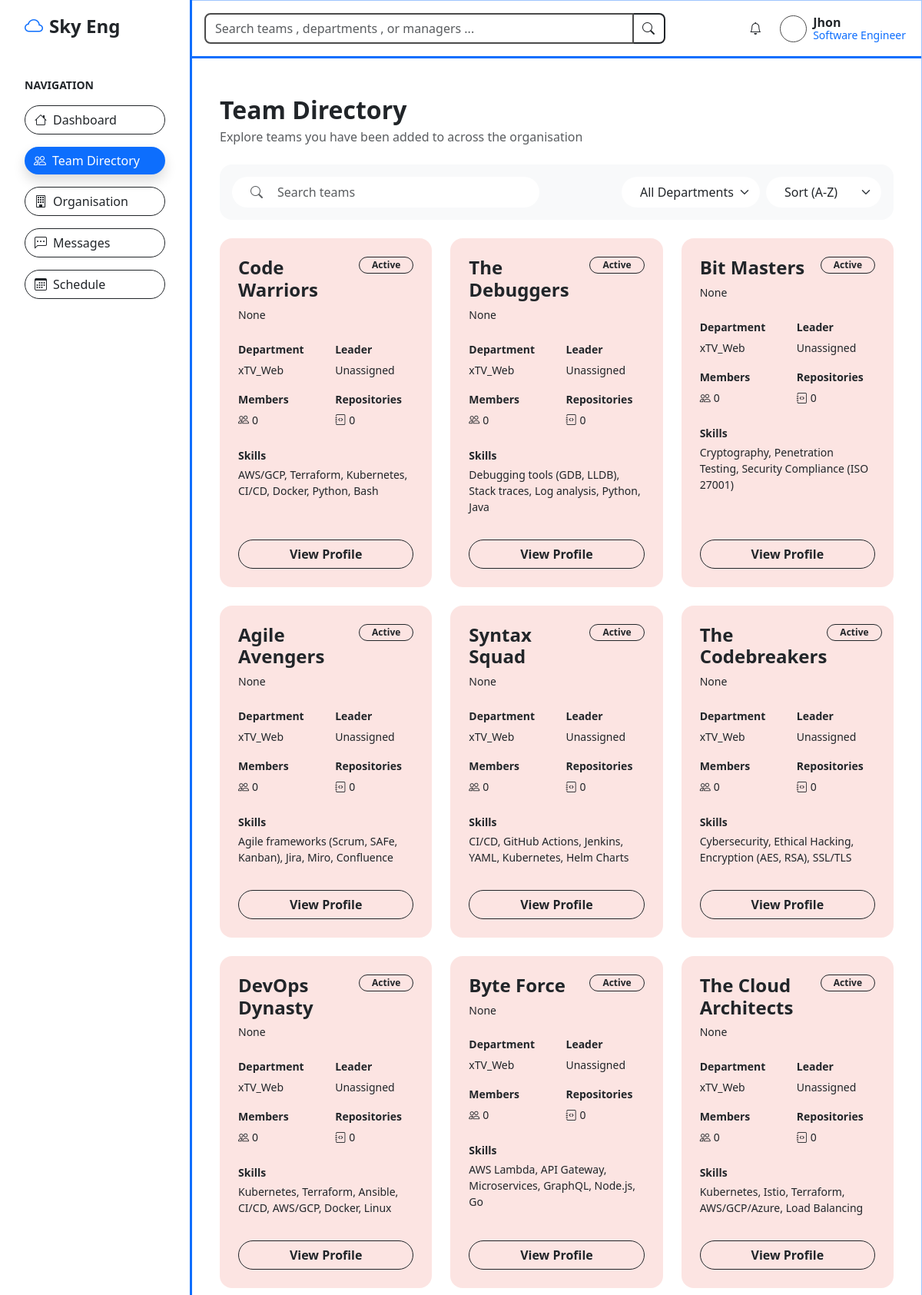
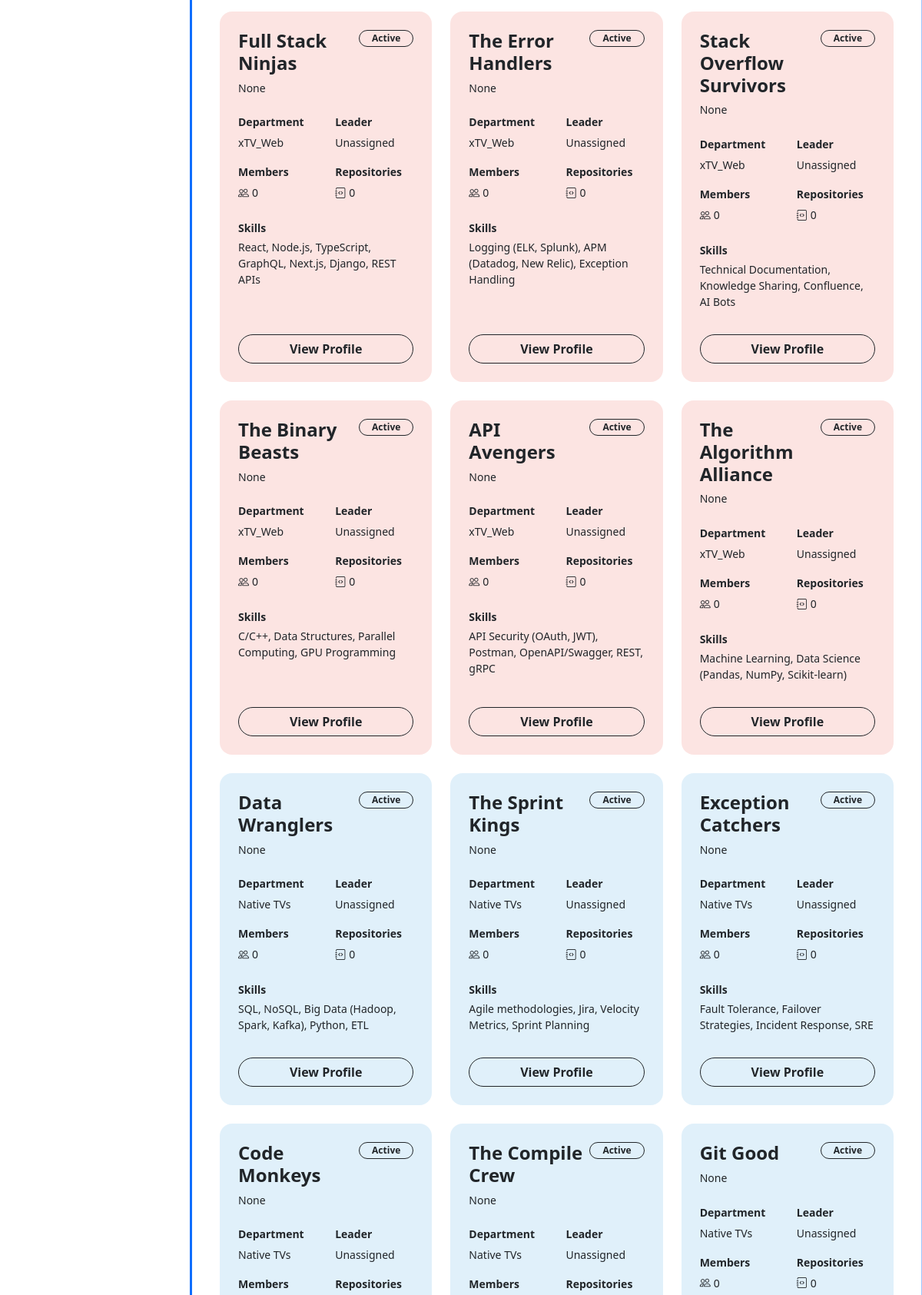
Page /teams/teams/ (signed in, upper part) on the committed database (2 pictures, top to bottom).
### apps/teams/models.py (models this page shows, shortened)
class Team(models.Model):
    department = models.ForeignKey(Department, on_delete=models.CASCADE, related_name='teams')
    manager_user = models.ForeignKey(User, on_delete=models.SET_NULL, null=True, blank=True, related_name='managed_teams')
    team_name = models.CharField(max_length=150)
    leader_name = models.CharField(max_length=150, blank=True, null=True)
    responsibilities = models.TextField(blank=True, null=True)  # Used in Overview Tab
    purpose = models.TextField(blank=True, null=True)           # Used in Overview Tab
    description = models.TextField(blank=True, null=True)       # Used for Directory Cards
    status = models.CharField(max_length=50, default='Active')
    skills = models.CharField(max_length=500, blank=True, null=True)
    dev_focus = models.TextField(blank=True, null=True)
    jira_project_name = models.CharField(max_length=200, blank=True, null=True)
    jira_board_url = models.URLField(blank=True, null=True)
    slack_channel = models.CharField(max_length=200, blank=True, null=True)
    standup_time = models.TimeField(blank=True, null=True)
    standup_link = models.URLField(blank=True, null=True)
    wiki_url = models.URLField(blank=True, null=True)
    created_date = models.DateTimeField(auto_now_add=True)
    disbanded_at = models.DateTimeField(null=True, blank=True)

class Department(models.Model):
    organisation = models.ForeignKey(Organisation, on_delete=models.CASCADE, related_name='departments')
    department_name = models.CharField(max_length=150)
    dept_description = models.TextField(blank=True, null=True)
    dept_leader_user = models.ForeignKey(User, on_delete=models.SET_NULL, null=True, blank=True, related_name='led_departments')
    specialisation = models.CharField(max_length=150, blank=True, null=True)

### apps/teams/views.py (the view)
# urls.py: path('teams/', views.views_list, name='teams_list'),
def views_list(request):
    teams = Team.objects.select_related('department', 'manager_user') \
                        .prefetch_related('team_members__user', 'repositories')
    search_query = request.GET.get('search', '')
    dept_filter = request.GET.get('department', '')
    if search_query:
        teams = teams.filter(team_name__icontains=search_query)
    if dept_filter:
        teams = teams.filter(department_id=dept_filter)
    all_departments = Department.objects.all()
    context = {
        'teams': teams,
        'all_departments': all_departments,
        'dept_colours_json': json.dumps(DEPT_COLOURS),
    }
    return render(request, 'teams/teams.html', context)

### templates/teams/teams.html (shortened to what this page needs)
{% extends 'base.html' %}
{% block content %}
<div class="container-fluid py-4">
    <div class="mb-4">
        <h2 class="mb-1 fw-bold">Team Directory</h2>
        <p class="text-muted mb-4">Explore teams you have been added to across the organisation</p>
        <div class="rounded-4 p-3 d-flex flex-wrap gap-3 align-items-center justify-content-between" style="background-color: #f8f9fa;">
            <form method="GET" action="{% url 'teams:teams_list' %}" class="d-flex flex-wrap gap-3 align-items-center w-100 m-0">
                <div class="input-group flex-grow-1" style="max-width: 400px;">
                    <span class="input-group-text bg-white border-0 rounded-start-pill ps-4 pe-2"><i class="bi bi-search text-muted"></i></span>
                    <input type="text" name="search" value="{{ request.GET.search }}" class="form-control bg-white border-0 py-2 rounded-end-pill shadow-none" placeholder="Search teams">
                </div>
                <div class="d-flex gap-2 ms-auto">
                    <select name="department" class="form-select bg-white border-0 py-2 px-4 rounded-pill shadow-none fw-medium" style="min-width: 180px;" onchange="this.form.submit()">
                        <option value="">All Departments</option>
                    </select>
                    <select class="form-select bg-white border-0 py-2 px-4 rounded-pill shadow-none fw-medium" style="min-width: 150px;">
                        <option>Sort (A-Z)</option>
                    </select>
                </div>
            </form>
        </div>
    </div>
    <div class="row g-4">
        {% for team in teams %}
        <div class="col-12 col-md-6 col-xl-4">
            <div class="card h-100 border-0 rounded-4"
                 data-dept-colour="{{ team.department.department_name }}"
                 style="background-color: #e2e4e6;">
                <div class="card-body p-4 d-flex flex-column">
                    <div class="d-flex justify-content-between align-items-start mb-2">
                        <h4 class="fw-bold mb-0 text-dark">{{ team.team_name }}</h4>
                        <span class="badge rounded-pill border border-dark text-dark px-3 py-1 fw-bold" style="background-color: transparent;">
                            {{ team.status }}
                        </span>
                    </div>
                    <p class="text-dark small mb-4" style="line-height: 1.4;">
                        {{ team.description|truncatewords:15|default:"Lorem Ipsum is simply dummy text of the printing and typesetting industry." }}
                    </p>
                    <div class="row mb-3">
                        <div class="col-6">
                            <small class="text-dark fw-bold d-block mb-1">Department</small>
                            <span class="text-dark small">{{ team.department.department_name }}</span>
                        </div>
                        <div class="col-6">
                            <small class="text-dark fw-bold d-block mb-1">Leader</small>
                            <span class="text-dark small">
                                {% if team.manager_user %}
                                    {{ team.manager_user.first_name }} {{ team.manager_user.last_name|default:team.manager_user.username }}
                                {% else %}
                                    Unassigned
                                {% endif %}
                            </span>
                        </div>
                    </div>
                    <div class="row mb-4">
                        <div class="col-6">
                            <small class="text-dark fw-bold d-block mb-1">Members</small>
                            <span class="text-dark small"><i class="bi bi-people me-1"></i>{{ team.team_members.all|length }}</span>
                        </div>
                        <div class="col-6">
                            <small class="text-dark fw-bold d-block mb-1">Repositories</small>
                            <span class="text-dark small"><i class="bi bi-journal-code me-1"></i>{{ team.repositories.all|length }}</span>
                        </div>
                    </div>
                    <div class="mb-4">
                        <small class="text-dark fw-bold d-block mb-1">Skills</small>
                        <p class="mb-0 text-dark small">{{ team.skills|default:"AWS/GCP, Terraform, Kubernetes, CI/CD, Docker" }}</p>
                    </div>
                    <div class="mt-auto pt-2">
                        <a href="{% url 'teams:team_detail' team.id %}" class="btn border border-dark text-dark w-100 rounded-pill fw-bold hover-dark" style="background-color: transparent;">
                            View Profile
                        </a>
                    </div>
                </div>
            </div>
        </div>
        {% endfor %}
    </div>
</div>
{% endblock %}

### templates/components/topbar.html
<div class="border-bottom border-primary border-3 p-3 d-flex align-items-center justify-content-between gap-3 flex-wrap">
    <div class="portal-search-wrap">
        <div class="input-group">
            <input
                type="text"
                class="form-control rounded-start-3 portal-search-input"
                placeholder="Search teams , departments , or managers ..."
            >
            <span class="input-group-text bg-white border-2 border-start-0 border-dark rounded-end-3">
                <i class="bi bi-search"></i>
            </span>
        </div>
    </div>
    <div class="d-flex align-items-center gap-4 pe-1">
        <i class="bi bi-bell"></i>
        <div class="d-flex align-items-center gap-2">
            <span class="profile-avatar"></span>
            <div class="lh-1">
                <div class="fw-semibold">
                    {% if request.user.first_name %}
                        {{ request.user.first_name }} {{ request.user.last_name }}
                    {% else %}
                        {{ request.user.username }}
                    {% endif %}
                </div>
                <small class="text-primary">
                    Software Engineer
                </small>
            </div>
        </div>
    </div>
</div>

### templates/base.html (style rules this page uses)
html, body { height: 100%; }
body { overflow: hidden; }
.portal-search-wrap { max-width: 600px; width: 100%; }
.portal-search-input { border: 2px solid #4b4b4b; font-size: 1rem; }
.profile-avatar { width: 35px; height: 35px; border: 1px solid #4b4b4b; border-radius: 50%; background: #ffffff; display: inline-block; }

### rows in the picture
Team: team_name "Code Warriors", status "Active", description "None", department.department_name "xTV_Web", shows "Unassigned", team_members.all|length "0", repositories.all|length "0", skills "AWS/GCP, Terraform, Kubernetes, CI/CD, Docker, Python, Bash"
Team: team_name "The Debuggers", status "Active", description "None", department.department_name "xTV_Web", shows "Unassigned", team_members.all|length "0", repositories.all|length "0", skills "Debugging tools (GDB, LLDB), Stack traces, Log analysis, Python, Java"
Team: team_name "Bit Masters", status "Active", description "None", department.department_name "xTV_Web", shows "Unassigned", team_members.all|length "0", repositories.all|length "0", skills "Cryptography, Penetration Testing, Security Compliance (ISO 27001)"
Team: team_name "Agile Avengers", status "Active", description "None", department.department_name "xTV_Web", shows "Unassigned", team_members.all|length "0", repositories.all|length "0", skills "Agile frameworks (Scrum, SAFe, Kanban), Jira, Miro, Confluence"
Team: team_name "Syntax Squad", status "Active", description "None", department.department_name "xTV_Web", shows "Unassigned", team_members.all|length "0", repositories.all|length "0", skills "CI/CD, GitHub Actions, Jenkins, YAML, Kubernetes, Helm Charts"
Team: team_name "The Codebreakers", status "Active", description "None", department.department_name "xTV_Web", shows "Unassigned", team_members.all|length "0", repositories.all|length "0", skills "Cybersecurity, Ethical Hacking, Encryption (AES, RSA), SSL/TLS"
Team: team_name "DevOps Dynasty", status "Active", description "None", department.department_name "xTV_Web", shows "Unassigned", team_members.all|length "0", repositories.all|length "0", skills "Kubernetes, Terraform, Ansible, CI/CD, AWS/GCP, Docker, Linux"
Team: team_name "Byte Force", status "Active", description "None", department.department_name "xTV_Web", shows "Unassigned", team_members.all|length "0", repositories.all|length "0", skills "AWS Lambda, API Gateway, Microservices, GraphQL, Node.js, Go"
Team: team_name "The Cloud Architects", status "Active", description "None", department.department_name "xTV_Web", shows "Unassigned", team_members.all|length "0", repositories.all|length "0", skills "Kubernetes, Istio, Terraform, AWS/GCP/Azure, Load Balancing"
Team: team_name "Full Stack Ninjas", status "Active", description "None", department.department_name "xTV_Web", shows "Unassigned", team_members.all|length "0", repositories.all|length "0", skills "React, Node.js, TypeScript, GraphQL, Next.js, Django, REST APIs"
Team: team_name "The Error Handlers", status "Active", description "None", department.department_name "xTV_Web", shows "Unassigned", team_members.all|length "0", repositories.all|length "0", skills "Logging (ELK, Splunk), APM (Datadog, New Relic), Exception Handling"
Team: team_name "Stack Overflow Survivors", status "Active", description "None", department.department_name "xTV_Web", shows "Unassigned", team_members.all|length "0", repositories.all|length "0", skills "Technical Documentation, Knowledge Sharing, Confluence, AI Bots"
Team: team_name "The Binary Beasts", status "Active", description "None", department.department_name "xTV_Web", shows "Unassigned", team_members.all|length "0", repositories.all|length "0", skills "C/C++, Data Structures, Parallel Computing, GPU Programming"
Team: team_name "API Avengers", status "Active", description "None", department.department_name "xTV_Web", shows "Unassigned", team_members.all|length "0", repositories.all|length "0", skills "API Security (OAuth, JWT), Postman, OpenAPI/Swagger, REST, gRPC"
Team: team_name "The Algorithm Alliance", status "Active", description "None", department.department_name "xTV_Web", shows "Unassigned", team_members.all|length "0", repositories.all|length "0", skills "Machine Learning, Data Science (Pandas, NumPy, Scikit-learn)"
Team: team_name "Data Wranglers", status "Active", description "None", department.department_name "Native TVs", shows "Unassigned", team_members.all|length "0", repositories.all|length "0", skills "SQL, NoSQL, Big Data (Hadoop, Spark, Kafka), Python, ETL"
Team: team_name "The Sprint Kings", status "Active", description "None", department.department_name "Native TVs", shows "Unassigned", team_members.all|length "0", repositories.all|length "0", skills "Agile methodologies, Jira, Velocity Metrics, Sprint Planning"
Team: team_name "Exception Catchers", status "Active", description "None", department.department_name "Native TVs", shows "Unassigned", team_members.all|length "0", repositories.all|length "0", skills "Fault Tolerance, Failover Strategies, Incident Response, SRE"
Team: team_name "Code Monkeys", status "Active", description "None", department.department_name "Native TVs", shows "Unassigned"
Team: team_name "The Compile Crew", status "Active", description "None", department.department_name "Native TVs", shows "Unassigned"
Team: team_name "Git Good", status "Active", description "None", department.department_name "Native TVs", shows "Unassigned", team_members.all|length "0", repositories.all|length "0"

### other values in the picture
{{ request.user.username }} "Jhon"
